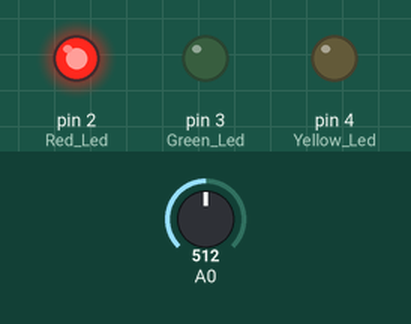
Recording of a sketch running on a simulated Arduino Uno, built with avr-gcc and run on an emulated ATmega328P. Shown: output pins drawn as LEDs (lit = HIGH). The test bench sets the inputs (shaded band); at power-on: A0 = 512. What the sketch prints to the serial monitor is not drawn.

Above: at 10.8 s.
10.9 s: A0 set to 180
21.2 s: A0 set to 162
At 30.7 s:
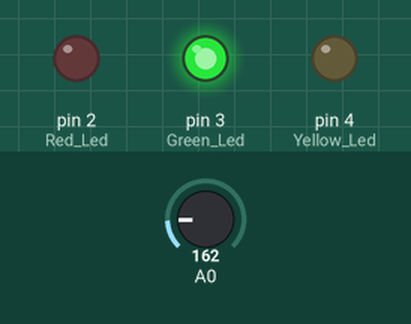
31.5 s: A0 set to 122
At 40.7 s:
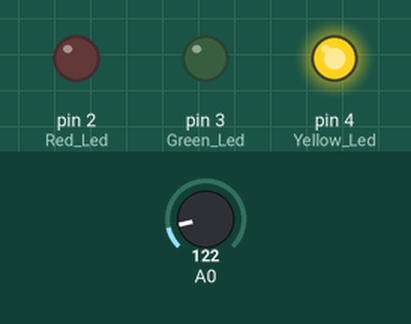
41.5 s: A0 set to 306
At 50.8 s:
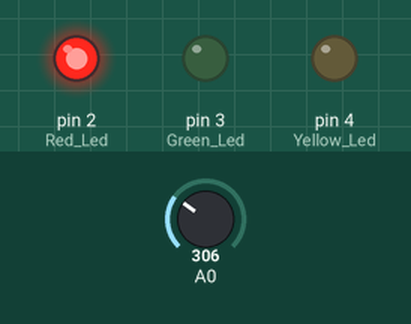
51.5 s: A0 set to 22
At 60.8 s:
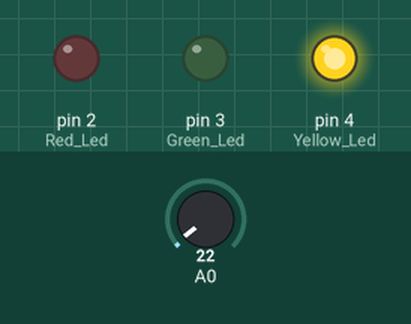
Timing chart, 0 to 62.3 s (numbered marks = the images above; inputs shaded):
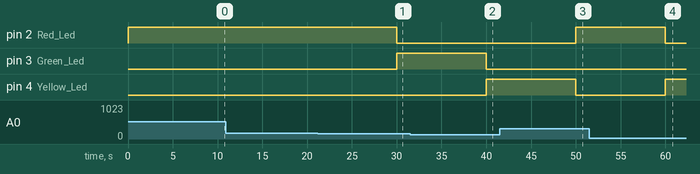

Measured:
- the behaviour switches between 170 and 169 on A0 (found by bisection; images 0 and 1)
- after the input at 10.9 s, every drawn part: stays the same
- after the input at 21.2 s, pin 2 (Red_Led): HIGH → LOW after 8.8 s; pin 3 (Green_Led): LOW → HIGH after 8.8 s
- after the input at 31.5 s, pin 3 (Green_Led): HIGH → LOW after 8.5 s; pin 4 (Yellow_Led): LOW → HIGH after 8.5 s
- after the input at 41.5 s, pin 2 (Red_Led): LOW → HIGH after 8.5 s; pin 4 (Yellow_Led): HIGH → LOW after 8.5 s
- after the input at 51.5 s, pin 2 (Red_Led): HIGH → LOW after 8.5 s; pin 4 (Yellow_Led): LOW → HIGH after 8.5 s

The sketch:

safe_waters.ino
```cpp
int celsius = 0;

void setup()
{
  pinMode(A0, INPUT);
  Serial.begin(9600);
  pinMode(2, OUTPUT); //Red Led
  pinMode(3, OUTPUT); //Green Led
  pinMode(4, OUTPUT); //Yellow Led
}

void loop()
{
 celsius = map(((analogRead(A0) - 20) * 3.04), 0, 1023, -40, 125);
 Serial.print(celsius);
 Serial.print(" C, ");

  //If the temperature is too low for the fish living there (<=28)
  if (celsius<28){
   digitalWrite(4, HIGH); //Turns on the yellow led
   digitalWrite(3, LOW);
   digitalWrite(2, LOW);
  }
  //If the temperature is ok for the fish living there (28<temp<32)
  if (celsius>=28 && celsius<=32){
   digitalWrite(4, LOW);
   digitalWrite(3, HIGH); //Turns on the green led
   digitalWrite(2, LOW);
  }
  //If the temperature is too high for the fish living there (>=32)
  if (celsius>32){
   digitalWrite(4, LOW);
   digitalWrite(3, LOW);
   digitalWrite(2, HIGH); //Turns on the red led
  }
    delay(10000);
}
```
